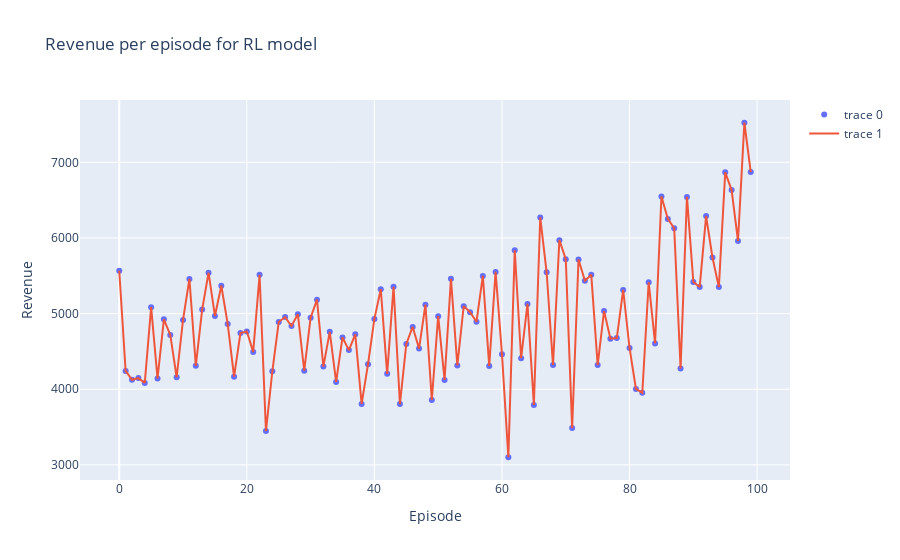

The cell this chart's notebook holds for it:
### Code cell
fig = go.Figure()
fig.add_trace(go.Scatter(x= [i for i in range(len(revenues.keys()))], y= [i for i in revenues.values()], mode= "markers"))
# add title and axis labels
fig.update_layout(title_text="Revenue per episode for RL model", xaxis_title="Episode", yaxis_title="Revenue")
# add a regression line for the revenue values for each episode.
fig.add_trace(go.Scatter(x= [i for i in range(len(revenues.keys()))], y= [i for i in revenues.values()], mode= "lines"))
fig.show()
